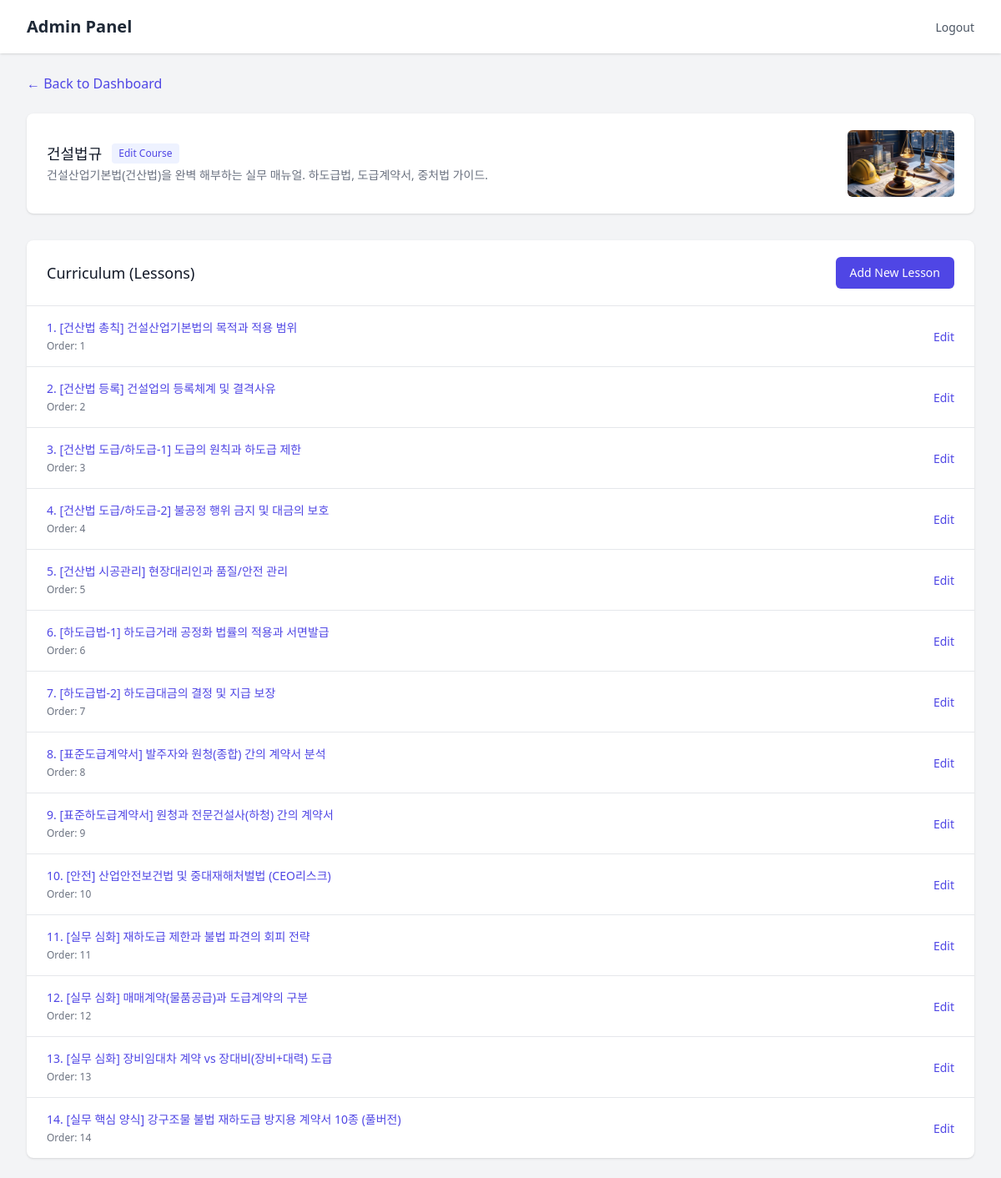
Before: /admin/courses/5 (signed in) with the older database file.
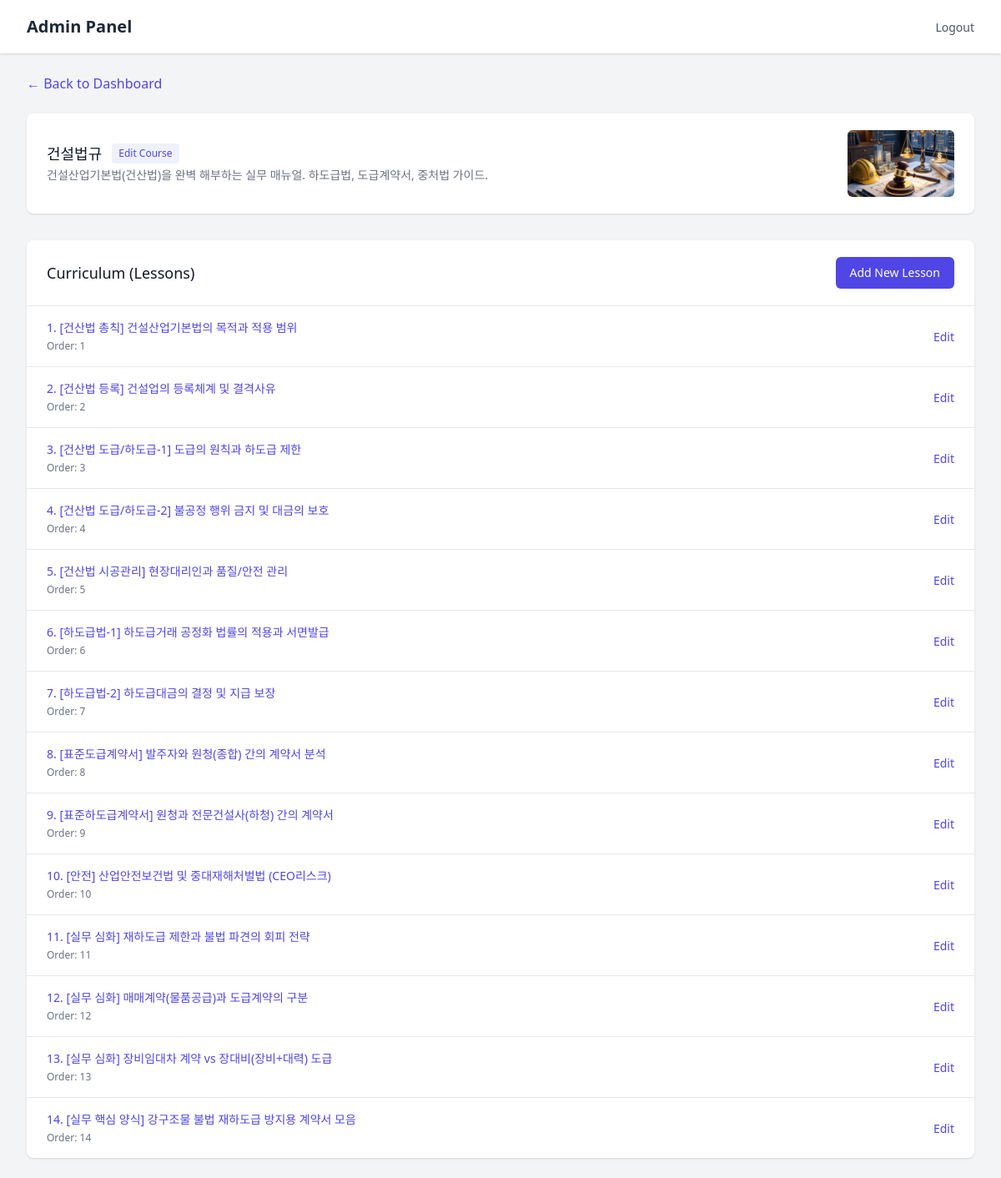
After: the same page with the newer database file.
### models/__init__.py (models this page shows)
class Lesson(SQLModel, table=True):
    id: Optional[int] = Field(default=None, primary_key=True)
    title: str
    content: str
    order: int = Field(default=0)
    course_id: Optional[int] = Field(default=None, foreign_key="course.id")
    course: Optional[Course] = Relationship(back_populates="lessons")

### routers/admin.py (the view)
@router.get("/courses/{course_id}")
def course_details(
    request: Request,
    course_id: int,
    user: User = Depends(get_current_admin_user),
    session: Session = Depends(get_session)
):
    course = session.get(Course, course_id)
    if not course:
        raise HTTPException(status_code=404, detail="Course not found")
    lessons = session.exec(select(Lesson).where(Lesson.course_id == course_id).order_by(Lesson.order)).all()
    return templates.TemplateResponse(
        request=request, name="admin/course_detail.html", context={"user": user, "course": course, "lessons": lessons}
    )

### templates/admin/course_detail.html (shortened to what this page needs)
{% extends "admin/base.html" %}
{% block content %}
<div class="mb-6">
    <a href="/admin" class="text-indigo-600 hover:text-indigo-900 transition flex items-center gap-1">
        &larr; Back to Dashboard
    </a>
</div>
<div class="bg-white shadow overflow-hidden sm:rounded-lg mb-8">
    <div class="px-4 py-5 sm:px-6 flex justify-between items-center">
        <div>
            <div class="flex items-center gap-3">
                <h3 class="text-lg leading-6 font-medium text-gray-900">{{ course.title }}</h3>
                <a href="/admin/courses/{{ course.id }}/edit"
                    class="text-xs font-medium text-indigo-600 bg-indigo-50 px-2 py-1 rounded hover:bg-indigo-100 transition">Edit
                    Course</a>
            </div>
            <p class="mt-1 max-w-2xl text-sm text-gray-500">{{ course.description }}</p>
        </div>
        {% if course.thumbnail_url %}
        <div class="flex-shrink-0 h-20 w-32 relative">
            <img class="h-20 w-32 object-cover rounded-md" src="{{ course.thumbnail_url }}" alt="Thumbnail">
        </div>
        {% endif %}
    </div>
</div>
<div class="bg-white shadow overflow-hidden sm:rounded-lg">
    <div class="px-4 py-5 sm:px-6 flex justify-between items-center border-b border-gray-200">
        <h3 class="text-lg leading-6 font-medium text-gray-900">Curriculum (Lessons)</h3>
        <a href="/admin/courses/{{ course.id }}/lessons/new"
            class="inline-flex items-center px-4 py-2 border border-transparent text-sm font-medium rounded-md shadow-sm text-white bg-indigo-600 hover:bg-indigo-700">
            Add New Lesson
        </a>
    </div>
    <ul role="list" class="divide-y divide-gray-200">
        {% if lessons %}
        {% for lesson in lessons %}
        <li>
            <div class="px-4 py-4 sm:px-6 hover:bg-gray-50 flex justify-between items-center">
                <div>
                    <p class="text-sm font-medium text-indigo-600 truncate">{{ lesson.title }}</p>
                    <p class="text-xs text-gray-500 mt-1">Order: {{ lesson.order }}</p>
                </div>
                <div>
                    <a href="/admin/courses/{{ course.id }}/lessons/{{ lesson.id }}/edit"
                        class="text-sm font-medium text-indigo-600 hover:text-indigo-900">Edit</a>
                </div>
            </div>
        </li>
        {% endfor %}
        {% else %}
        <li class="px-4 py-5 sm:px-6 text-center text-gray-500">No lessons added yet.</li>
        {% endif %}
    </ul>
</div>
{% endblock %}

Changed rows visible on the page:
changed Lesson: title "14. [실무 핵심 양식] 강구조물 불법 재하도급 방지용 계약서 10종 (풀버전)" → "14. [실무 핵심 양식] 강구조물 불법 재하도급 방지용 계약서 모음"
